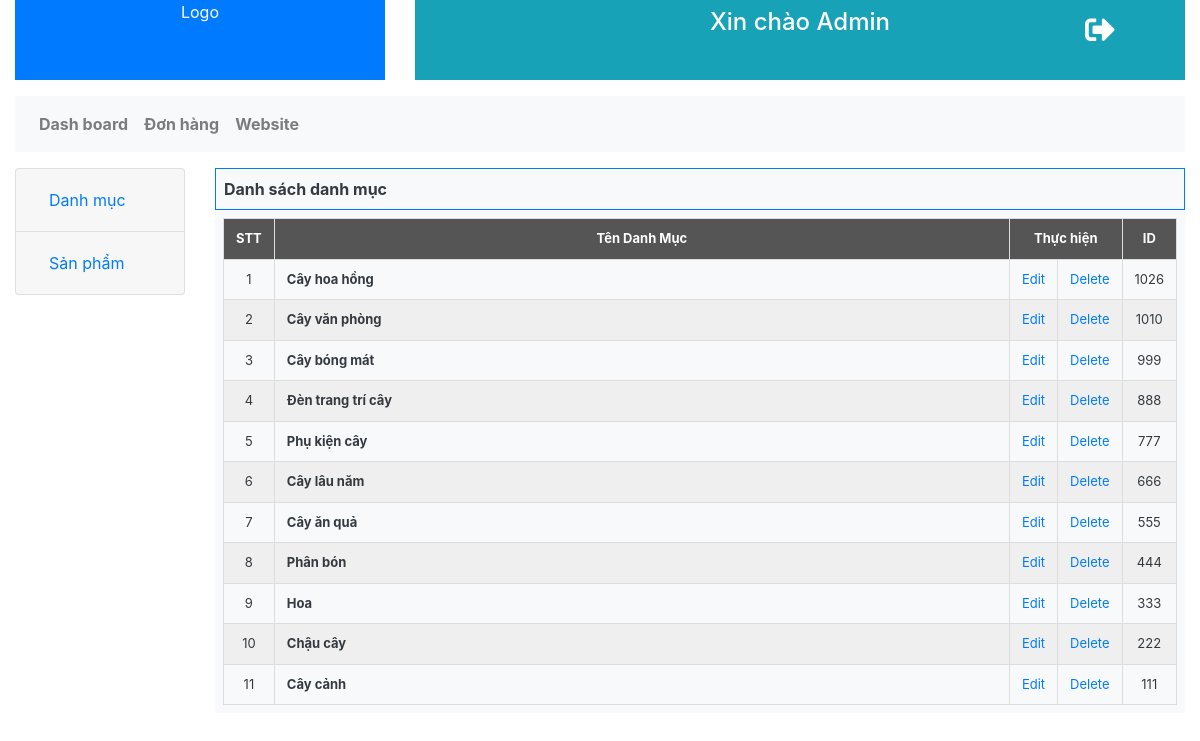
Screenshot of /admin/catlist.php (signed in) with the database file from the repository.
### tables this page shows
CREATE TABLE `chungloaisp` (
  `MaChungLoaiSP` int(11) NOT NULL,
  `TenChungLoaiSP` varchar(30) NOT NULL
);

### lib/database.php (called while the page is built, shortened)
<?php
Class Database extends PDO{
   public $host   = DB_HOST;
   public $user   = DB_USER;
   public $pass   = DB_PASS;
   public $dbname = DB_NAME;
   public $link;
private function connectDB(){
   $this->link = new mysqli($this->host, $this->user, $this->pass,
    $this->dbname);
 }
public function select($query){
  $result = $this->link->query($query) or
   die($this->link->error.__LINE__);
  if($result->num_rows > 0){
    return $result;
  } else {
    return false;
  }
 }
}

### class/category.php (called while the page is built, shortened)
<?php
	$filepath = realpath(dirname(__FILE__));
	include_once ($filepath.'/../lib/database.php');
?>
<?php
	class category
	{
		private $db;
		public function __construct()
		{
			$this->db = new Database();
		}
		public function show_category()
		{
			$query = "SELECT * FROM chungloaisp order by MaChungLoaiSP desc ";
			$result = $this->db->select($query);
			return $result;
		}
	}
 ?>

### admin/catlist.php (the view, shortened to what this page needs)
<?php include 'main/header.php'; ?>
<?php include '../class/category.php';  ?>
<?php
$cat = new category();
?>
<div class="col-md-10">
    <div class="view bg-light text-dark">
        <div class="row">
            <div class="col-md-12">
                <div class="content">
                    <div class="font-weight-bold border border-primary p-2">Danh sách danh mục</div>
                    <div class="m-2">
                    <table cellspacing=0 class="tblview">
                    <tr>
                        <th>STT</th>
                        <th>Tên Danh Mục</th>
                        <th colspan=2>Thực hiện</th>
                        <th>ID</th>
                    </tr>
                        <?php
							$show_cat = $cat -> show_category();
							if($show_cat){
								$i = 0;
								while($result = $show_cat -> fetch_assoc()){
									$i++;
                                    if($i %2 ==0){?>
                                        <tr class="EVEN">
                                    <?php
                                    }else{?>
                                        <tr>
                                    <?php } ?>
							<td class="NO"><?php echo $i; ?></td>
							<td class="NAME"><?php echo $result['TenChungLoaiSP']; ?></td>
							<td class="ED"><a href="catedit.php?catid=<?php echo $result['MaChungLoaiSP']; ?>">Edit</a></td>
                            <td class="ED"><a onclick = "return confirm('Are you want to delete???')" href="?delid=<?php echo $result['MaChungLoaiSP'] ?>">Delete</a></td>
                            <td class="ID"><?php echo $result['MaChungLoaiSP']; ?></td>
                            </tr>
                        <?php
							}
						}
						 ?>
                    </table>
                    </div>
                </div>
            </div>
        </div>
    </div>
</div>
</div>
<?php include 'main/footer.php'; ?>

### admin/main/header.php (shortened to what this page needs)
<!DOCTYPE html>
<html>
<head>
    <link href="../css/layout.css" type="text/css" rel="stylesheet" />
    <link href="../css/bootstrap.css" type="text/css" rel="stylesheet" />
    <link href="../css/bootstrap-grid.css" type="text/css" rel="stylesheet" />
</head>
<body>
    <div class="container-fluid">
        <div class="row">
            <div class="col-md-4">
                <div class="logo bg-primary text-center text-white ">Logo</div>
            </div>
            <div class="col-md-8">
                <div class="acc text-center bg-info align-middle text-white">
                    <div class="row pt-2">
                        <div class="col-md-3">
                        </div>
                        <div class="col-md-6">
                            <h4>Xin chào Admin</h4>
                        </div>
                        <div class="col-md-3">
                            <a href="?action=logout">
                                <span>
                                    <i class="fas fa-sign-out-alt"></i>
                                </span>
                            </a>
                        </div>
                    </div>
                </div>
            </div>
        </div>
        <div class="row mt-3">
        <div class="col-md-12">
            <nav class=" navbar navbar-expand-lg navbar-light bg-light">
                <div class="collapse navbar-collapse" id="navbarNav">
                    <ul class="navbar-nav">
                        <li class="nav-item">
                            <a class="nav-link font-weight-bold" href="index.php">Dash board<span class="sr-only">(current)</span></a>
                        </li>
                        <li class="nav-item">
                            <a class="nav-link font-weight-bold" href="orderlist.php">Đơn hàng</a>
                        </li>
                        <li class="nav-item">
                            <a class="nav-link font-weight-bold" href="../index.php">Website</a>
                        </li>
                    </ul>
                </div></div>
        </div>
        <div class="row mt-3">
            <div class="col-md-2">
                <div class="menu">
                    <div class="accordion" id="accordionExample">
                        <div class="card">
                            <div class="card-header" id="headingOne">
                                <h2 class="mb-0">
                                    <button class="btn btn-link btn-block text-left" type="button" data-toggle="collapse" data-target="#collapseOne" aria-expanded="true" aria-controls="collapseOne">
                                        Danh mục
                                    </button>
                                </h2>
                            </div>
                        </div>
                        <div class="card">
                            <div class="card-header" id="headingTwo">
                                <h2 class="mb-0">
                                    <button class="btn btn-link btn-block text-left collapsed" type="button" data-toggle="collapse" data-target="#collapseTwo" aria-expanded="false" aria-controls="collapseTwo">
                                        Sản phẩm
                                    </button>
                                </h2>
                            </div>
                        </div>
                    </div>
                </div>
            </div>

### admin/main/footer.php (shortened to what this page needs)
    </div>
</body>
</html>

### css/layout.css (style rules this page uses)
.logo, .acc { height:10vh; }
.acc a { color : white; }
.acc span { font-size:30px; }
.menu { height:auto; }
.view { height:auto; }
.view .content .tblview { border-top: 1px solid #ddd; border-left:1px solid #ddd; font-size : 13px; }
.view .content .tblview th, .view .content .tblview td { border-right: 1px solid #ddd; border-bottom:1px solid #ddd; }
.view .content .tblview th { text-align: center; }
.view .content .tblview .EVEN { background: #efefef; }
.view .content .tblview .NO, .view .content .tblview .ED, .view .content .tblview .ID { text-align: center; width: 2vw; }
.view .content .tblview .NAME { font-weight: bold; }

### css/basic.css (style rules this page uses)
body { background: #eff; font-family: 'Roboto Mono', monospace; font-size: 14px; color:#333; }
table { width: 100%; }
table th, table td { padding:10px 12px; }
table th { background: #555; color: #fff; font-weight: 700; }
a { text-decoration: none; }

### css/all.css (style rules this page uses)
.fa, .fas, .far, .fal, .fad, .fab { -moz-osx-font-smoothing: grayscale; -webkit-font-smoothing: antialiased; display: inline-block; font-style: normal; font-variant: normal; text-rendering: auto; line-height: 1; }
.fa-sign-out-alt:before { content: "\f2f5"; }

### rows the page displays
chungloaisp: TenChungLoaiSP "Cây hoa hồng", MaChungLoaiSP "1026"
chungloaisp: TenChungLoaiSP "Cây văn phòng", MaChungLoaiSP "1010"
chungloaisp: TenChungLoaiSP "Cây bóng mát", MaChungLoaiSP "999"
chungloaisp: TenChungLoaiSP "Đèn trang trí cây", MaChungLoaiSP "888"
chungloaisp: TenChungLoaiSP "Phụ kiện cây", MaChungLoaiSP "777"
chungloaisp: TenChungLoaiSP "Cây lâu năm", MaChungLoaiSP "666"
chungloaisp: TenChungLoaiSP "Cây ăn quả", MaChungLoaiSP "555"
chungloaisp: TenChungLoaiSP "Phân bón", MaChungLoaiSP "444"
chungloaisp: TenChungLoaiSP "Hoa", MaChungLoaiSP "333"
chungloaisp: TenChungLoaiSP "Chậu cây", MaChungLoaiSP "222"
chungloaisp: TenChungLoaiSP "Cây cảnh", MaChungLoaiSP "111"
